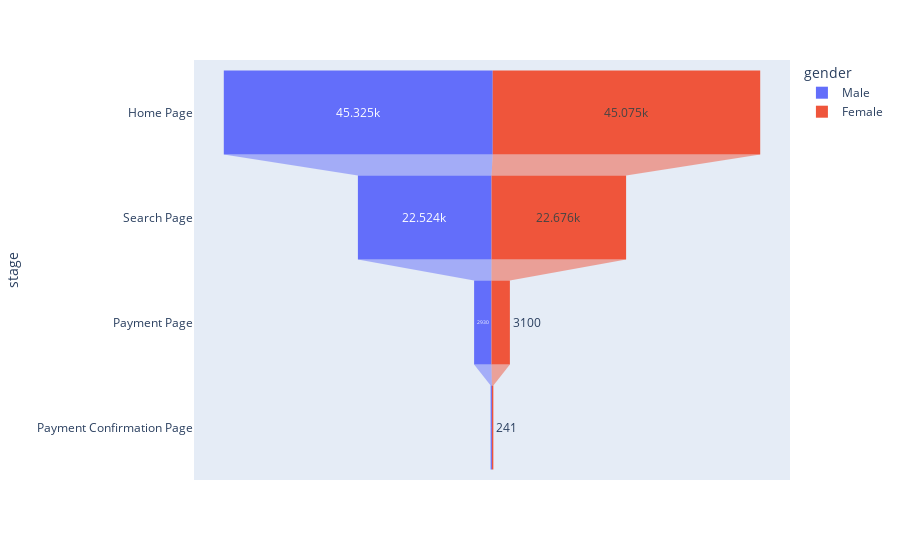

The notebook cell saved with this chart:
### Code cell
data_male = data[data.sex=='Male']
pages = ['Home Page', 'Search Page', 'Payment Page', 'Payment Confirmation Page']

numbers = [len([i for i in data_male['home_page_visited?'] if i == 'Yes']), 
           len([i for i in data_male['search_page_visited?'] if i == 'Yes']),
           len([i for i in data_male['payment_page_visited?'] if i == 'Yes']),
           len([i for i in data_male['payment_confirmed?'] if i == 'Yes'])]
male = pd.DataFrame(dict(number=numbers, stage=pages))
male['gender'] = 'Male'

data_female = data[data.sex=='Female']
numbers = [len([i for i in data_female['home_page_visited?'] if i == 'Yes']), 
           len([i for i in data_female['search_page_visited?'] if i == 'Yes']),
           len([i for i in data_female['payment_page_visited?'] if i == 'Yes']),
           len([i for i in data_female['payment_confirmed?'] if i == 'Yes'])]
female = pd.DataFrame(dict(number=numbers, stage=pages))
female['gender'] = 'Female'

df = pd.concat([male, female], axis=0)
fig = px.funnel(df, x='number', y='stage', color='gender')
fig.show()

# there is not much to draw in terms of relative comparison when it comes to the gender of the visitor since the visiting 
# population is composed of equal ratio of both the genders

### Figure 1 — Plotly figure (JSON) as saved in the notebook; plotly's stock layout.template omitted (floating-point values rounded to 4 significant figures)
{"data": [{"hovertemplate": "gender=Male<br>number=%{x}<br>stage=%{y}<extra></extra>", "legendgroup": "Male", "marker": {"color": "#636efa"}, "name": "Male", "orientation": "h", "showlegend": true, "type": "funnel", "x": [45325, 22524, 2930, 211], "xaxis": "x", "y": ["Home Page", "Search Page", "Payment Page", "Payment Confirmation Page"], "yaxis": "y"}, {"hovertemplate": "gender=Female<br>number=%{x}<br>stage=%{y}<extra></extra>", "legendgroup": "Female", "marker": {"color": "#EF553B"}, "name": "Female", "orientation": "h", "showlegend": true, "type": "funnel", "x": [45075, 22676, 3100, 241], "xaxis": "x", "y": ["Home Page", "Search Page", "Payment Page", "Payment Confirmation Page"], "yaxis": "y"}], "layout": {"legend": {"title": {"text": "gender"}, "tracegroupgap": 0}, "margin": {"t": 60}, "xaxis": {"anchor": "y", "domain": [0, 1], "title": {"text": "number"}}, "yaxis": {"anchor": "x", "domain": [0, 1], "title": {"text": "stage"}}}}
